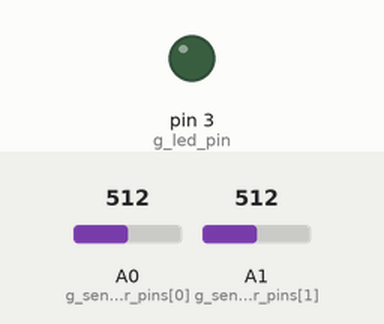
This sketch was run on a simulated Arduino Uno, built with avr-gcc and run on an emulated ATmega328P. Parts: output pins drawn as LEDs (lit = HIGH). Inputs (shaded band) come from the test bench; at power-on: A0 (g_sensor_pins[0]) = 512, A1 (g_sensor_pins[1]) = 512.

Above: at 1.2 s.
1.3 s: A0 (g_sensor_pins[0]) set to 522
At 1.7 s:
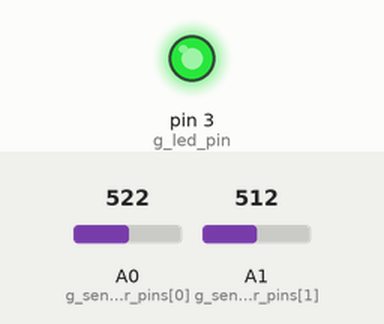
2.8 s: A0 (g_sensor_pins[0]) set to 511
At 3.8 s:
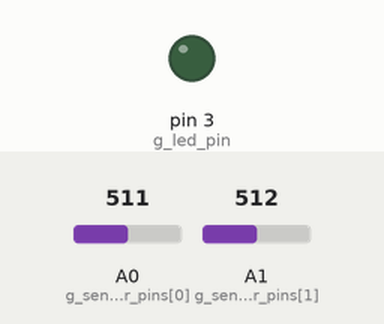
4.3 s: A0 (g_sensor_pins[0]) set to 716
At 5.0 s:
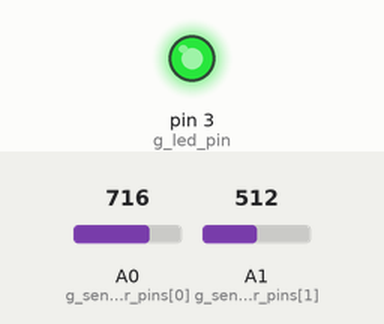
Timing chart, 0 to 7.3 s (numbered marks = the images above; inputs shaded):
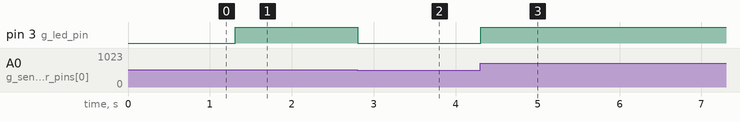

The sketch:

sensor_over_i2c.ino
```cpp
#include <Wire.h>

const uint32_t g_sensor_pins[] = {A0, A1};
const int g_led_pin = 3;
const uint16_t g_timer_millis = 1000;

volatile uint32_t g_sensor_val = 0;
volatile uint16_t g_current_millis = g_timer_millis;

//! read function pointer
uint32_t (*read_sensor_value)();

//! read function for the sharp IR distance-sensor
uint32_t read_sharp_3v()
{
  return analogRead(g_sensor_pins[0]);
}

void setup()
{
  // initialize pins as output:
  pinMode(g_led_pin, OUTPUT);

  // join i2c bus with address x
  Wire.begin(4);

  // register callback
  Wire.onRequest(on_request);

  // declare which read function to use
  read_sensor_value = read_sharp_3v;

  // Timer0 is already used for millis() - we'll just interrupt somewhere
  // in the middle and call the "Compare A" function below
  OCR0A = 0xAF;
  TIMSK0 |= _BV(OCIE0A);
}

void loop()
{
  // measure distance continuously
  uint32_t sensor_val = (*read_sensor_value)();

  // read potentiometer value
  uint16_t pot_val = analogRead(g_sensor_pins[1]);

  if(sensor_val > pot_val)
  {
    if(sensor_val >= g_sensor_val)
    {
      g_sensor_val = sensor_val;
    }
    // reset timer value
    g_current_millis = g_timer_millis;

    // enable LED
    digitalWrite(g_led_pin, 1);

  }
  else
  {
    // disbale LED
    digitalWrite(g_led_pin, 0);
  }

  delay(10);
}

// Interrupt is called once a millisecond
SIGNAL(TIMER0_COMPA_vect)
{
  g_current_millis--;
  if(g_current_millis == 0)
  {
    // timer fires here
    g_sensor_val = 0;
    g_current_millis = g_timer_millis;
  }
}

// function that executes whenever data is requested via i2c
void on_request()
{
  Wire.write((uint8_t*)&g_sensor_val, 4); // respond with message of x bytes
}
```

Measured:
- the behaviour switches between 512 and 513 on A0 (g_sensor_pins[0]) (found by bisection; images 0 and 1)
- after the input at 1.3 s, pin 3 (g_led_pin): LOW → HIGH at once
- after the input at 2.8 s, pin 3 (g_led_pin): HIGH → LOW at once
- after the input at 4.3 s, pin 3 (g_led_pin): LOW → HIGH at once
